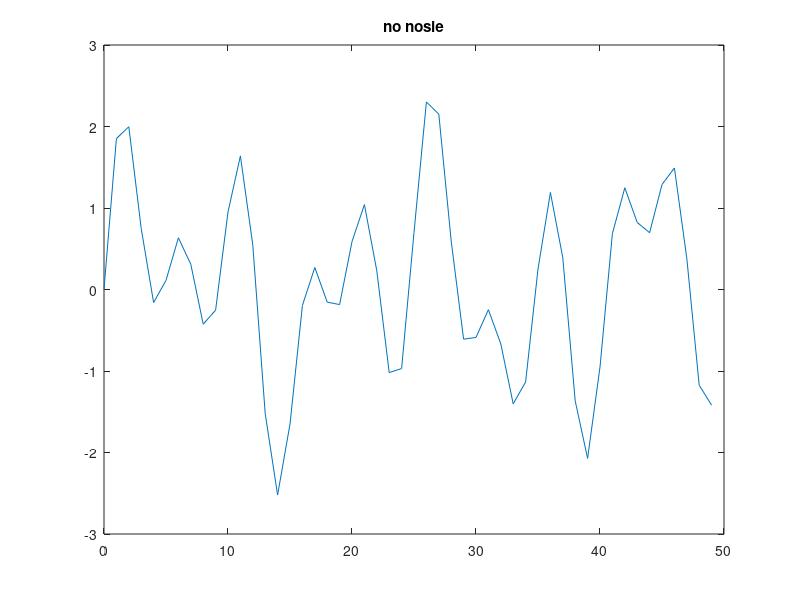
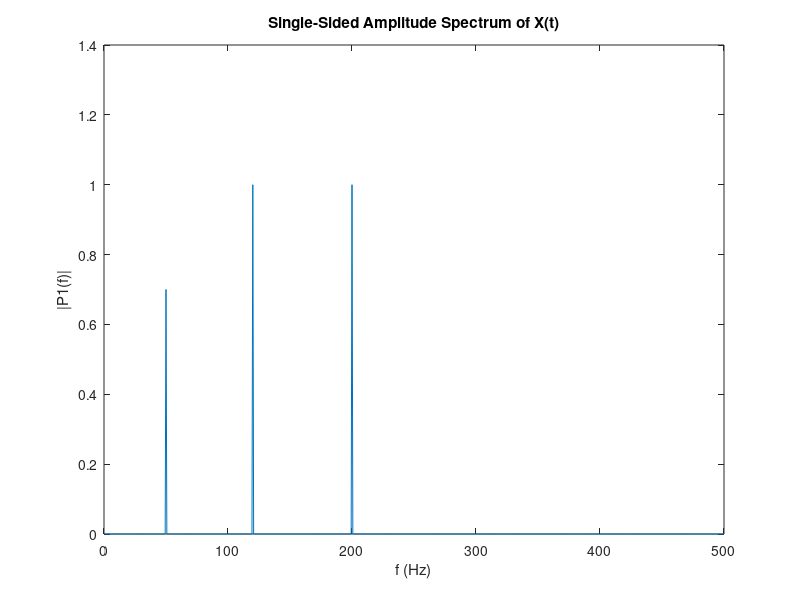
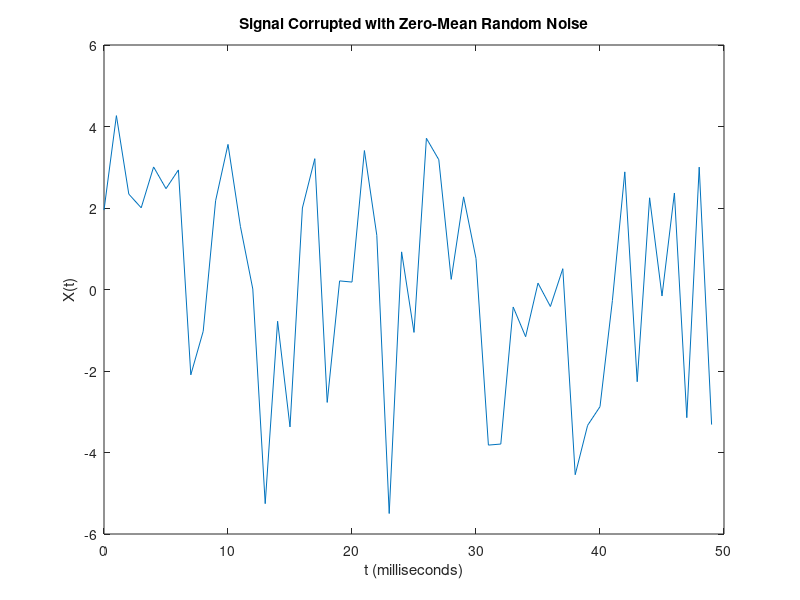
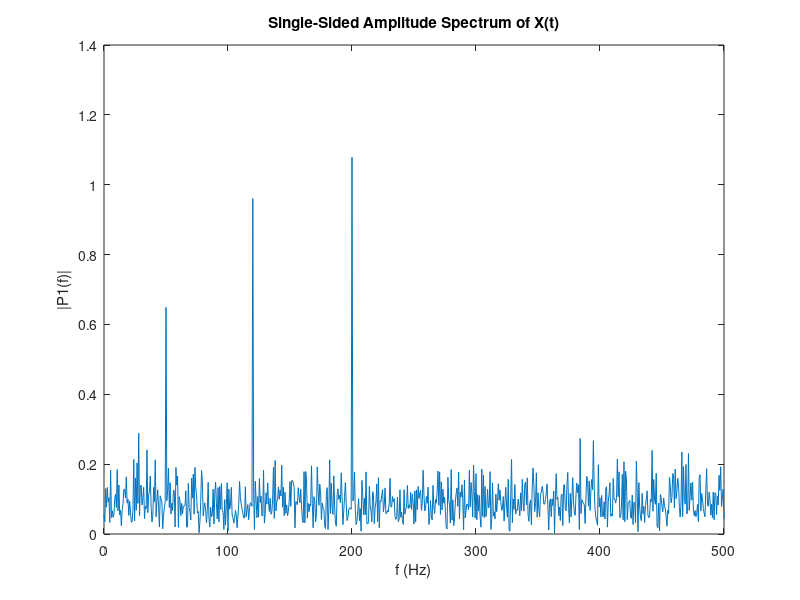

Recreate these plots in MATLAB, in order.
clear
close all
pkg load signal
Fs = 1000;            % Sampling frequency                    
T = 1/Fs;             % Sampling period       
L = 1500;             % Length of signal
t = (0:L-1)*T;        % Time vectorc

%S = 0.7*sin(2*pi*50*t) + sin(2*pi*120*t);
S = 0.7*sin(2*pi*50*t) + sin(2*pi*120*t) + sin(2*pi*200*t);

X = S + 2*randn(size(t));

figure 
plot(1000*t(1:50),S(1:50))
title("no nosie")

Ys = fft(S);

P2 = abs(Ys/L);
P1 = P2(1:L/2+1);
P1(2:end-1) = 2*P1(2:end-1);

figure 
f = Fs*(0:(L/2))/L;
plot(f,P1) 
title('Single-Sided Amplitude Spectrum of X(t)')
xlabel('f (Hz)')
ylabel('|P1(f)|')

 

figure 
plot(1000*t(1:50),X(1:50))
title('Signal Corrupted with Zero-Mean Random Noise')
xlabel('t (milliseconds)')
ylabel('X(t)')

Y = fft(X);

P2 = abs(Y/L);
P1 = P2(1:L/2+1);
P1(2:end-1) = 2*P1(2:end-1);

figure 
f = Fs*(0:(L/2))/L;
plot(f,P1) 
title('Single-Sided Amplitude Spectrum of X(t)')
xlabel('f (Hz)')
ylabel('|P1(f)|')


bb = ones(1,L)/L;        %-- Filter Coefficients
ww = -pi:(pi/100):pi;     %-- omega hat frequency axis
HH = freqz(bb, 1, ww);    %<--freekz.m is an alternative
